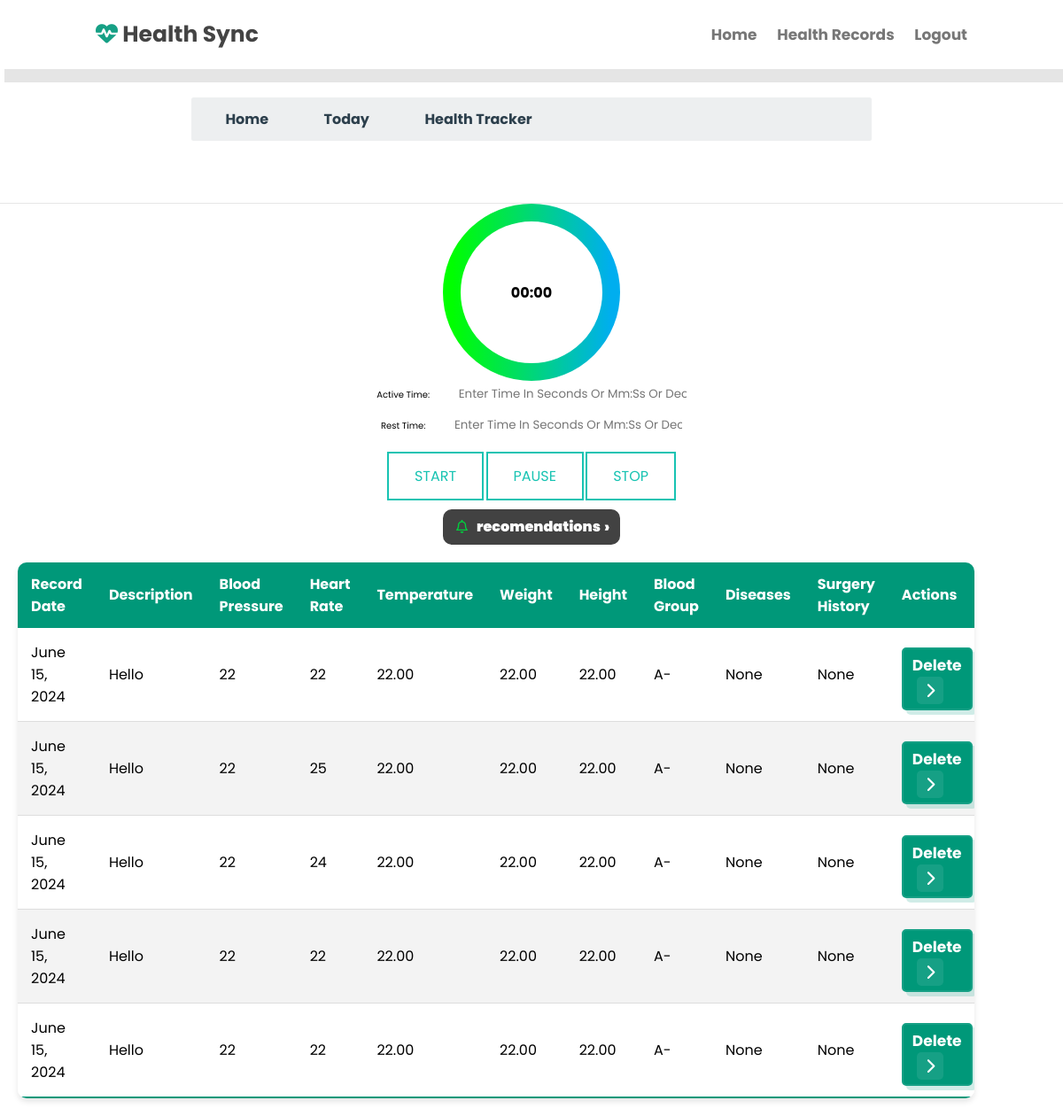
The page /medicine/ (signed in) on the database as committed earlier.
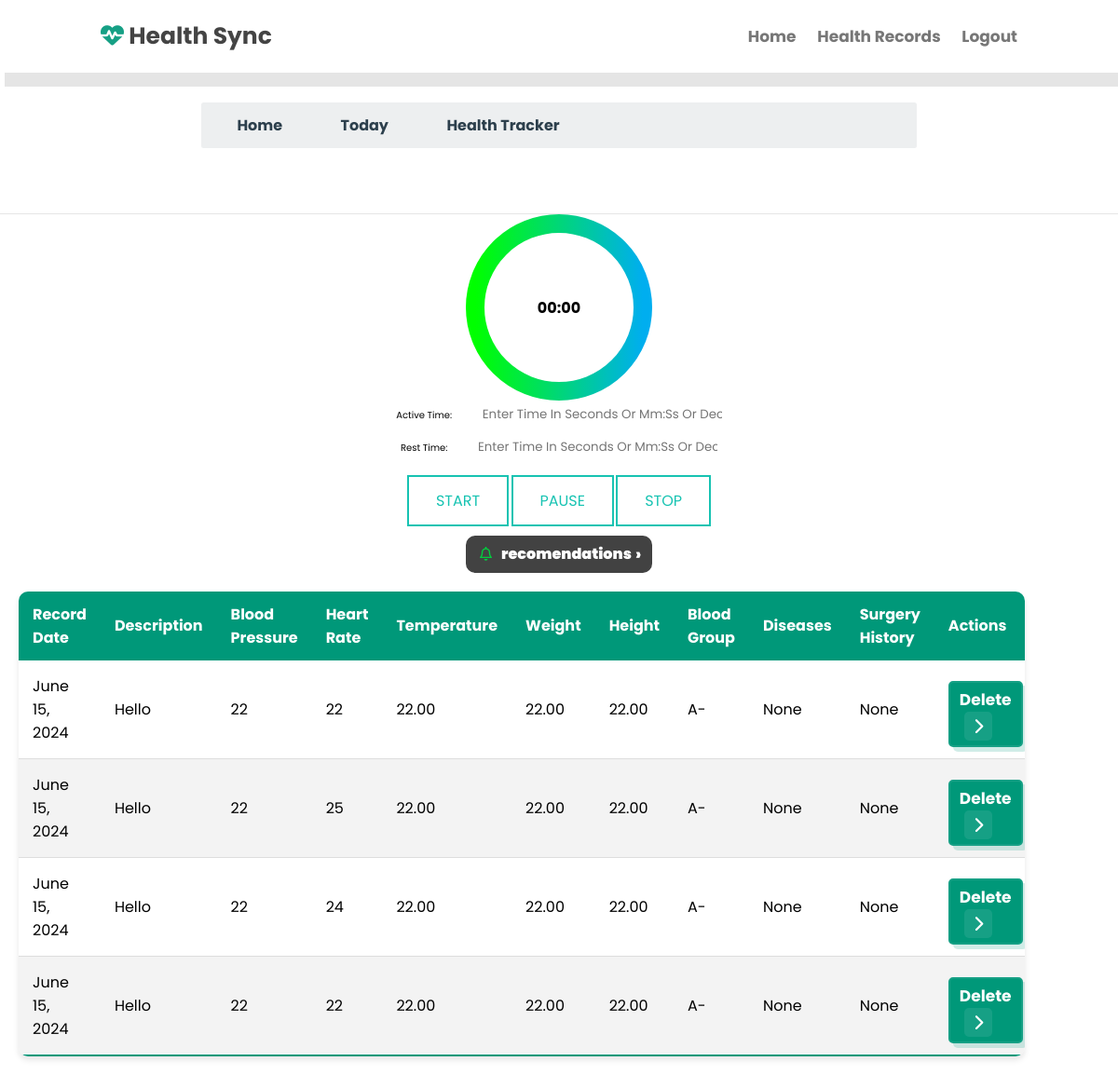
The same page on the database as committed later.
### core/models.py (models this page shows, shortened)
class HealthRecord(models.Model):
    BLOOD_GROUP_CHOICES = [
        ('A+', 'A+'),
        ('A-', 'A-'),
        ('B+', 'B+'),
        ('B-', 'B-'),
        ('AB+', 'AB+'),
        ('AB-', 'AB-'),
        ('O+', 'O+'),
        ('O-', 'O-'),
    ]
    DISEASE_CHOICES = [
        ('None', 'None'),
        ('HIV', 'HIV'),
        ('COVID', 'COVID'),
        ('Diabetes', 'Diabetes'),
        ('Hypertension', 'Hypertension'),
        ('Cancer', 'Cancer'),
    ]
    SURGERY_CHOICES = [
        ('None', 'None'),
        ('Appendectomy', 'Appendectomy'),
        ('Cardiac Surgery', 'Cardiac Surgery'),
        ('Orthopedic Surgery', 'Orthopedic Surgery'),
        ('Neurosurgery', 'Neurosurgery'),
    ]
    patient = models.ForeignKey(User, on_delete=models.CASCADE, related_name='health_records')
    record_date = models.DateField()
    description = models.TextField()
    blood_pressure = models.CharField(max_length=10, blank=True, null=True)
    heart_rate = models.IntegerField(blank=True, null=True)
    temperature = models.DecimalField(max_digits=5, decimal_places=2, blank=True, null=True)
    weight = models.DecimalField(max_digits=5, decimal_places=2, blank=True, null=True)
    height = models.DecimalField(max_digits=5, decimal_places=2, blank=True, null=True)
    notes = models.TextField(blank=True, null=True)
    blood_group = models.CharField(max_length=3, choices=BLOOD_GROUP_CHOICES, blank=True, null=True)
    diseases = models.CharField(max_length=20, choices=DISEASE_CHOICES, default='None')
    surgery_history = models.CharField(max_length=50, choices=SURGERY_CHOICES, default='None')

### core/views.py (the view)
# urls.py: path('medicine/', views.medicine, name='medicine'),
def medicine(request):
    records = HealthRecord.objects.filter(patient=request.user)
    context = {
        'records': records,
    }
    return render(request, 'medicine.html', context)

### core/templates/medicine.html (shortened to what this page needs)
{% load static %}
{% include 'header.html' %}<!DOCTYPE html>
<html lang="en">
<head>
</head>
<body>
    <section>
        <nav style="margin-top: 50px;" >
            <ol class="cd-breadcrumb custom-separator custom-icons">
                <li><a href="#0">Home</a></li>
                <li><a href="#0">Today</a></li>
                <li><a href="#0">Health Tracker</a></li>
            </ol>
        </nav>
    </section>
	<center>
	<div class="codntainer">
		<div class="circle-container">
		  <div class="timer-text" id="timerText">00:00</div>
		</div>
		<label class="Margin" for="activeTime">Active Time: </label>
		<input type="text" style="margin-left: 30px; height: 30px;" id="activeTime" placeholder="Enter time in seconds or mm:ss or decimal format">
		<label class="Margin" for="restTime">Rest Time: </label>
		<input type="text" style="margin-left: 30px; height: 30px;" id="restTime" placeholder="Enter time in seconds or mm:ss or decimal format">
		<div class="button-container">
		<button id="startBtn">Start</button>
		<button id="pauseBtn">Pause</button>
		<button id="stopBtn">Stop</button>
		</div>
	  </div>
	</center>
	<center>
    <a href="{% url 'vision' %}">
	<button class="button_x">
	    Recomendations
	   <div class="arrow">›</div>
	 </button>
    </a>
	</center>
	<!DOCTYPE html>
	<html lang="en">
	<head>
	</head>
	<body>
		<div class="table-container">
			<table>
				<thead>
					<tr>
						<th>Record Date</th>
						<th>Description</th>
						<th>Blood Pressure</th>
						<th>Heart Rate</th>
						<th>Temperature</th>
						<th>Weight</th>
						<th>Height</th>
						<th>Blood Group</th>
						<th>Diseases</th>
						<th>Surgery History</th>
						<th>Actions</th>
					</tr>
				</thead>
				<tbody>
					{% for record in records %}
						<tr>
							<td data-label="Record Date">{{ record.record_date }}</td>
							<td data-label="Description">
								{% if record.description|length > 20 %}
									{{ record.description|slice:":10" }}...
								{% else %}
									{{ record.description }}
								{% endif %}
							</td>
							<td data-label="Blood Pressure">{{ record.blood_pressure }}</td>
							<td data-label="Heart Rate">{{ record.heart_rate }}</td>
							<td data-label="Temperature">{{ record.temperature }}</td>
							<td data-label="Weight">{{ record.weight }}</td>
							<td data-label="Height">{{ record.height }}</td>
							<td data-label="Blood Group">{{ record.blood_group }}</td>
							<td data-label="Diseases">{{ record.diseases }}</td>
							<td data-label="Surgery History">{{ record.surgery_history }}</td>
							<td data-label="Actions">
								<a href="{% url 'delete_health_record' record.id %}" class="btn">
									delete <span class="fas fa-chevron-right"></span>
								</a>
							</td>
						</tr>
					{% endfor %}
				</tbody>
			</table>
		</div>
	</body>
	</html>

Rows that differ between the two databases and show on the page:
removed HealthRecord: record_date "June 15, 2024", description "Hello", blood_pressure "22", heart_rate "22", temperature "22.00", weight "22.00", height "22.00", blood_group "A-", diseases "None", surgery_history "None"
